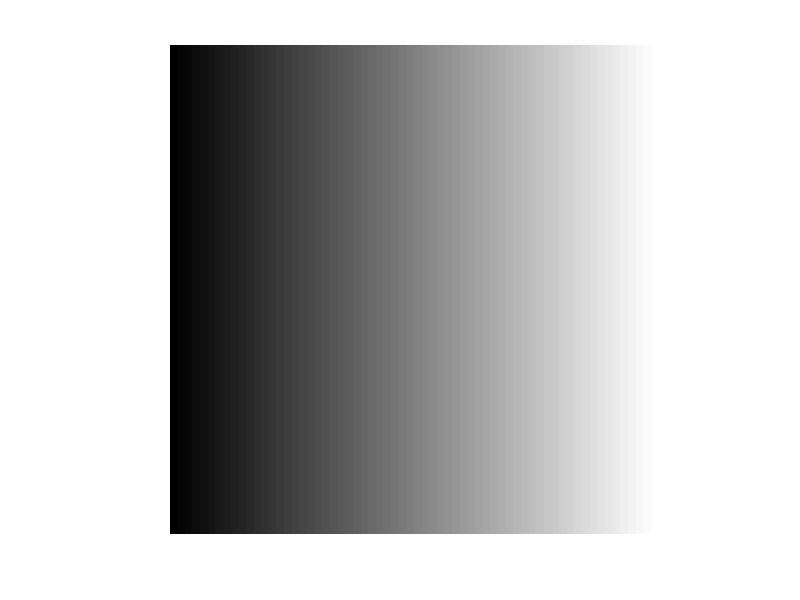

This figure's MATLAB source:
    for i=1:256
        for j=1:256
            output(i,j)=j-1;
        end
    end 
    figure;
    imshow(output,[]);